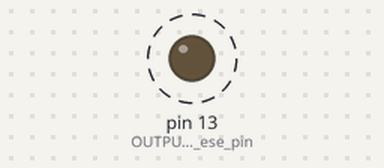
This sketch was run on a simulated Arduino Uno, built with avr-gcc and run on an emulated ATmega328P. On the bench: output pins drawn as LEDs (lit = HIGH). Dashed ring = blinking.

Above: at 0.5 s.
Timing chart, 0 to 4.6 s (numbered marks = the images above):
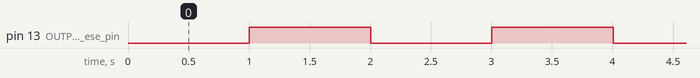

The sketch:

Main.ino
```cpp
// Este código tiene como gran ventaja al no utilizar delay() que el código no se queda congelado,
//por lo que todo sigue funcionando de manera normal, pero se pueden tener trozos de código que solo se ejecutan cada cierto tiempo

long ultimoTiempo = 0; //Variable para guardar el último tiempo en el que se cumplió la condición
bool estado = false; //Variable para guardar el estado que se quiere en la salida

void setup()
{
    //Inicializar la variable LED_BUILTIN como una salida,
    //esa variable corresponde al valor numérico 13,
    //se puede sustituir directamente por este número
    pinMode(LED_BUILTIN, OUTPUT); //OUTPUT indica que ese pin será una salida
}

//Función que se repetirá todo el rato
void loop()
{
    //Si el tiempo actual menos el último tiempo guardado
    //da como resultado más de 1000,
    //es que ha pasado un segundo,
    //por lo tanto debe entrar en la condición
    if(millis() - ultimoTiempo > 1000){
        ultimoTiempo = millis(); //Se guarda el tiempo actual en el último tiempo
        estado = !estado; //Asignarle a la variable, su estado contrario
        digitalWrite(LED_BUILTIN, estado); //Introducir el estado actual como lo que se quiere escribir en la salida
    }
}
```

Measured:
- by itself, pin 13 (OUTPUT_indica_que_ese_pin): alternates HIGH for 1.0 s and LOW for 1.0 s
